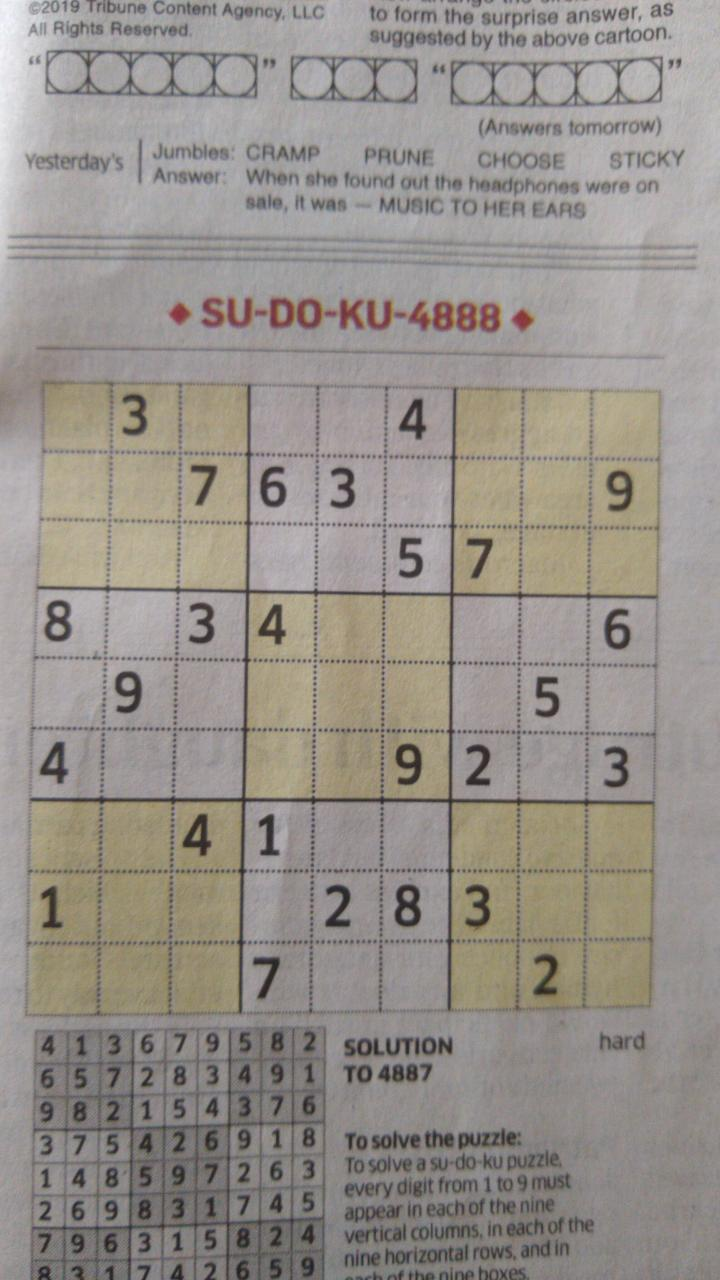
#> input picture sudoku1t.jpg, 720 x 1280 px
$ python -i sudoku_functions.py   (imports and definitions only)
#> lines starting #> are read from the running program, lines starting #| are printed output that depends on the picture; after the words box and inside, x2 and y2 are one past the last pixel; in counts of white or black regions, pixels touching at a corner belong together
import cv2
import PIL
import numpy as np
import operator
from fastai.vision import *


# [1 line that did not run here, left out]
# [1 line that did not run here, left out]

def pre_processing(img,dilate=False):
    proc=cv2.GaussianBlur(img,(3,3),0)
    proc=cv2.adaptiveThreshold(proc, 255, cv2.ADAPTIVE_THRESH_GAUSSIAN_C, cv2.THRESH_BINARY_INV, 15, 5)
    if dilate != False:
        kernel=np.array((2,2),np.float64)
        proc = cv2.dilate(proc,kernel)
    return proc


# [105 lines left out: functions find_corners, distance, cropimage, infer_grid, display_rects, get_blocks and 3 more, not called in this run]
def printgrid(arr):
    for i in range(9):
        print(arr[i])


# [32 lines left out: functions emptypos, checkrow, checkcol, checkbox, not called in this run]


def checkifsafe(arr, row, col, num):
    return not checkrow(arr, row, num) and not checkcol(arr, col, num) and not checkbox(arr, row, col, num)


# [15 lines left out: function solvesudoku, not called in this run]

>>> import cv2
>>> picture = cv2.imread('sudoku1t.jpg', cv2.IMREAD_GRAYSCALE)
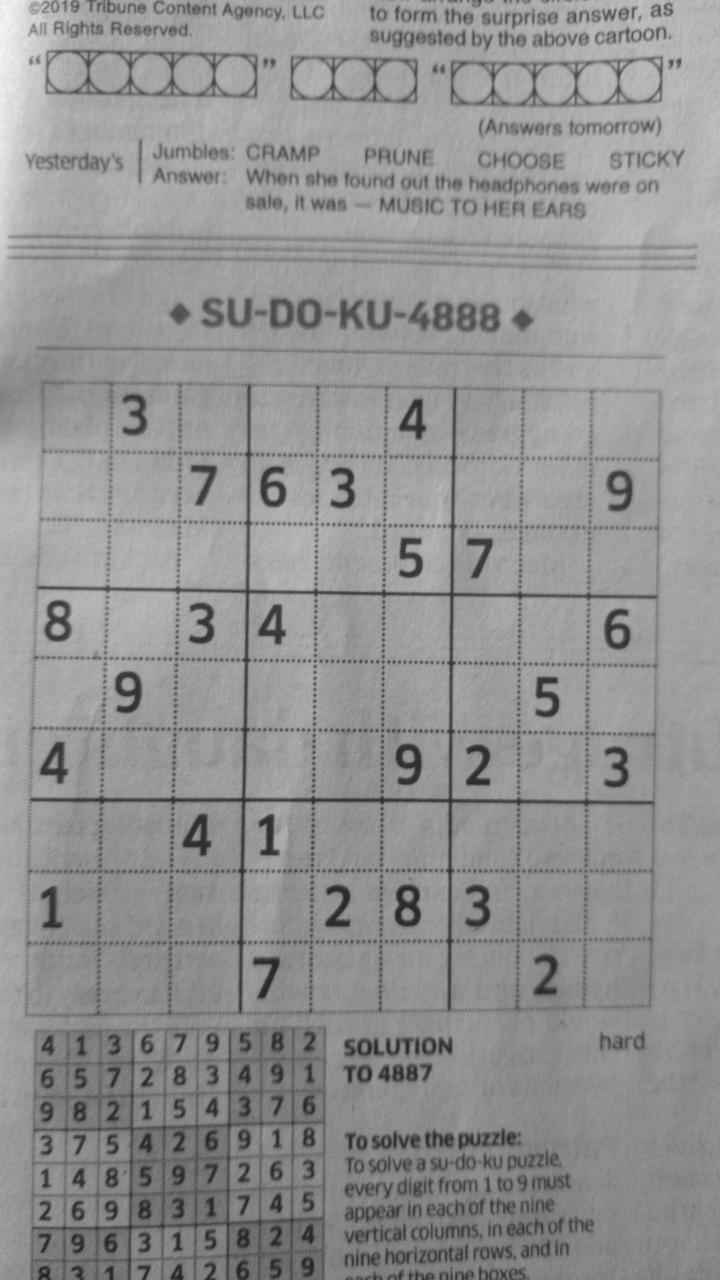
#> picture: shape (1280, 720); min 29, max 249, mean 146.1
>>> result = pre_processing(picture)
#> in pre_processing, `proc=cv2.adaptiveThreshold(proc, 255, cv2.ADAPTIVE_THRESH_GAUSSIAN_C, ..`:
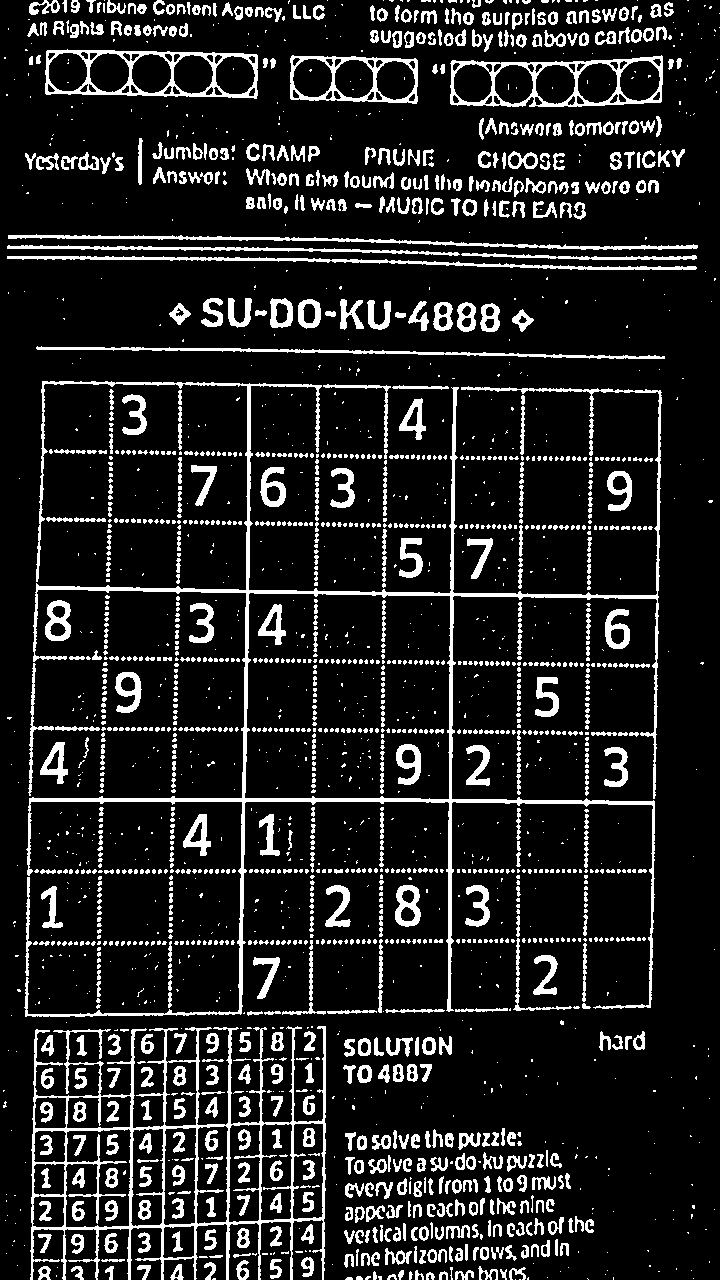
#> proc: shape (1280, 720); 13.1% white; 2288 white regions (1602 under 20 px), largest, box (x1, y1, x2, y2) and area: (24, 381, 662, 1017) 15041, (30, 1026, 326, 1280) 10467, (45, 49, 258, 99) 2825
